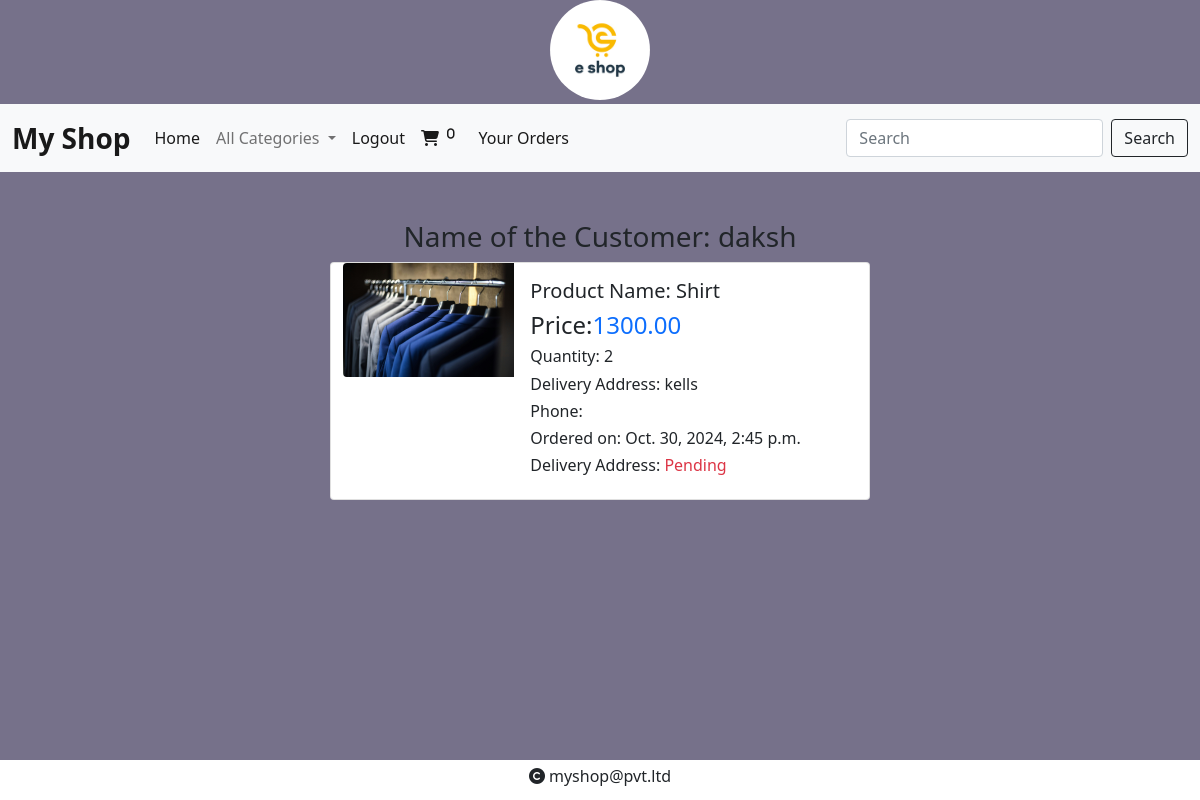
The app's page /cart/order_view (signed in) with its own data.
### cart/models.py (models this page shows)
class Order_details(models.Model):
    product=models.ForeignKey(Product,on_delete=models.CASCADE)
    user=models.ForeignKey(User,on_delete=models.CASCADE)
    no_of_items=models.IntegerField()
    address=models.TextField()
    phone_no=models.BigIntegerField()
    pin=models.IntegerField()
    order_id=models.CharField(max_length=20,blank=True)
    ordered_date=models.DateTimeField(auto_now_add=True)
    payment_status=models.CharField(max_length=20,default="Pending")
    delivery_status=models.CharField(max_length=20,default="Pending")

### shop/models.py (models this page shows, shortened)
class Product(models.Model):
    name=models.CharField(max_length=20)
    desc=models.TextField()
    image=models.ImageField(upload_to="category")
    price=models.DecimalField(max_digits=10,decimal_places=2)
    stock=models.IntegerField(default=0)
    available=models.BooleanField(default=True)
    created=models.DateTimeField(auto_now_add=True)
    updated=models.DateTimeField(auto_now=True)
    category=models.ForeignKey(Category,on_delete=models.CASCADE)

### cart/views.py (the view)
# urls.py: path('order_view',views.order_view,name="order_view"),
def order_view(request):
    u=request.user
    o=Order_details.objects.filter(user=u,payment_status="paid")
    print(o)
    context={'order':o,'name':u.username}
    return render(request,'order_view.html',context)

### cart/context_processors.py (called while the page is built)
def count_items(request):
    u=request.user
    count=0
    if request.user.is_authenticated:
        try:
            c=Cart.objects.filter(user=u)
            for i in c:
                count+=i.quantity
        except:
            count=0
    return {'c':count}

### shop/context_processors.py (called while the page is built)
def menu_links(request):
    c=Category.objects.all()
    return {'links':c}         #we can use this data globally across all webpages inside our app

### templates/order_view.html
{% extends 'base.html' %}
{% load static %}
{% block content %}
<div class="container mt-5" style="margin-bottom:100px;">
    <div class="row">
        <h3 class="text-center">Name of the Customer: {{user.username}}</h3>
        {% for i in order %}
        <div class="card mb-3 mx-auto" style="max-width: 540px;">
  <div class="row g-0">
    <div class="col-md-4">
      <img src="{{i.product.image.url}}" class="img-fluid rounded-start" alt="...">
    </div>
    <div class="col-md-8">
      <div class="card-body">
        <h5 class="card-title">Product Name: {{i.product.name}}</h5>
          <h4 class="card-title">Price:<span class="text-primary">{{i.product.price}}</span></h4>
          <h6 class="card-title">Quantity: {{i.no_of_items}}</h6>
          <h6 class="card-title">Delivery Address: {{i.address}}</h6>
          <h6 class="card-title">Phone: {{i.phone}}</h6>
          <h6 class="card-title">Ordered on: {{i.ordered_date}}</h6>
          <h6 class="card-title">Delivery Address: <span class="text-danger">{{i.delivery_status}}</span></h6>
    </div>
  </div>
</div>
            {% endfor %}
    </div>
</div>
{% endblock %}

### static/css/style.css (style rules this page uses)
body { background-color:#76718a; }

### records on screen
Order_details: product.image (picture), product.name "Shirt", product.price "1300.00", no_of_items "2", address "kells", ordered_date "Oct. 30, 2024, 2:45 p.m.", delivery_status "Pending"

### other values on screen
{{ c }} "0"
{{ user.username }} "daksh"
